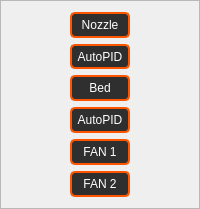
         <widget class="QFrame" name="frame_23">
          <property name="minimumSize">
           <size>
            <width>80</width>
            <height>0</height>
           </size>
          </property>
          <property name="maximumSize">
           <size>
            <width>200</width>
            <height>16777215</height>
           </size>
          </property>
          <property name="frameShape">
           <enum>QFrame::StyledPanel</enum>
          </property>
          <property name="frameShadow">
           <enum>QFrame::Raised</enum>
          </property>
          <layout class="QVBoxLayout" name="verticalLayout_7">
           <item alignment="Qt::AlignHCenter">
            <widget class="QPushButton" name="p88">
             <property name="enabled">
              <bool>true</bool>
             </property>
             <property name="minimumSize">
              <size>
               <width>60</width>
               <height>26</height>
              </size>
             </property>
             <property name="maximumSize">
              <size>
               <width>60</width>
               <height>26</height>
              </size>
             </property>
             <property name="font">
              <font>
               <pointsize>9</pointsize>
              </font>
             </property>
             <property name="styleSheet">
              <string notr="true">QPushButton {
background-color:rgb(47, 47, 47);
color: rgb(255, 255, 255);
border-style: solid;
border-radius:5px;
border-width:2px; 
border-color:rgb(255, 85, 0);
}
QPushButton:hover {
border-width:3px; 
border-color:rgb(255, 115, 30);
}
QPushButton:pressed {
background-color:rgb(255, 115, 30);
border-color: rgb(255, 195, 110);
border-width: 4px;     
}
QPushButton:disabled{
background-color: rgb(255, 149, 62);
color: rgb(83, 83, 83);
border-color:rgb(83, 83, 83);
}

</string>
             </property>
             <property name="text">
              <string>Nozzle</string>
             </property>
            </widget>
           </item>
           <item alignment="Qt::AlignHCenter">
            <widget class="QPushButton" name="p90">
             <property name="enabled">
              <bool>true</bool>
             </property>
             <property name="minimumSize">
              <size>
               <width>60</width>
               <height>25</height>
              </size>
             </property>
             <property name="maximumSize">
              <size>
               <width>60</width>
               <height>25</height>
              </size>
             </property>
             <property name="font">
              <font>
               <pointsize>9</pointsize>
              </font>
             </property>
             <property name="styleSheet">
              <string notr="true">QPushButton {
background-color:rgb(47, 47, 47);
color: rgb(255, 255, 255);
border-style: solid;
border-radius:5px;
border-width:2px; 
border-color:rgb(255, 85, 0);
}
QPushButton:hover {
border-width:3px; 
border-color:rgb(255, 115, 30);
}
QPushButton:pressed {
background-color:rgb(255, 115, 30);
border-color: rgb(255, 195, 110);
border-width: 4px;     
}
QPushButton:disabled{
background-color: rgb(255, 149, 62);
color: rgb(83, 83, 83);
border-color:rgb(83, 83, 83);
}

</string>
             </property>
             <property name="text">
              <string>AutoPID</string>
             </property>
            </widget>
           </item>
           <item alignment="Qt::AlignHCenter">
            <widget class="QPushButton" name="p89">
             <property name="enabled">
              <bool>true</bool>
             </property>
             <property name="minimumSize">
              <size>
               <width>60</width>
               <height>26</height>
              </size>
             </property>
             <property name="maximumSize">
              <size>
               <width>60</width>
               <height>26</height>
              </size>
             </property>
             <property name="font">
              <font>
               <pointsize>9</pointsize>
              </font>
             </property>
             <property name="styleSheet">
              <string notr="true">QPushButton {
background-color:rgb(47, 47, 47);
color: rgb(255, 255, 255);
border-style: solid;
border-radius:5px;
border-width:2px; 
border-color:rgb(255, 85, 0);
}
QPushButton:hover {
border-width:3px; 
border-color:rgb(255, 115, 30);
}
QPushButton:pressed {
background-color:rgb(255, 115, 30);
border-color: rgb(255, 195, 110);
border-width: 4px;     
}
QPushButton:disabled{
background-color: rgb(255, 149, 62);
color: rgb(83, 83, 83);
border-color:rgb(83, 83, 83);
}

</string>
             </property>
             <property name="text">
              <string>Bed</string>
             </property>
            </widget>
           </item>
           <item alignment="Qt::AlignHCenter">
            <widget class="QPushButton" name="p91">
             <property name="enabled">
              <bool>true</bool>
             </property>
             <property name="minimumSize">
              <size>
               <width>60</width>
               <height>26</height>
              </size>
             </property>
             <property name="maximumSize">
              <size>
               <width>60</width>
               <height>26</height>
              </size>
             </property>
             <property name="font">
              <font>
               <pointsize>9</pointsize>
              </font>
             </property>
             <property name="styleSheet">
              <string notr="true">QPushButton {
background-color:rgb(47, 47, 47);
color: rgb(255, 255, 255);
border-style: solid;
border-radius:5px;
border-width:2px; 
border-color:rgb(255, 85, 0);
}
QPushButton:hover {
border-width:3px; 
border-color:rgb(255, 115, 30);
}
QPushButton:pressed {
background-color:rgb(255, 115, 30);
border-color: rgb(255, 195, 110);
border-width: 4px;     
}
QPushButton:disabled{
background-color: rgb(255, 149, 62);
color: rgb(83, 83, 83);
border-color:rgb(83, 83, 83);
}

</string>
             </property>
             <property name="text">
              <string>AutoPID</string>
             </property>
            </widget>
           </item>
           <item alignment="Qt::AlignHCenter">
            <widget class="QPushButton" name="p25">
             <property name="enabled">
              <bool>true</bool>
             </property>
             <property name="minimumSize">
              <size>
               <width>60</width>
               <height>26</height>
              </size>
             </property>
             <property name="maximumSize">
              <size>
               <width>60</width>
               <height>26</height>
              </size>
             </property>
             <property name="font">
              <font>
               <pointsize>9</pointsize>
              </font>
             </property>
             <property name="styleSheet">
              <string notr="true">QPushButton {
background-color:rgb(47, 47, 47);
color: rgb(255, 255, 255);
border-style: solid;
border-radius:5px;
border-width:2px; 
border-color:rgb(255, 85, 0);
}
QPushButton:hover {
border-width:3px; 
border-color:rgb(255, 115, 30);
}
QPushButton:pressed {
background-color:rgb(255, 115, 30);
border-color: rgb(255, 195, 110);
border-width: 4px;     
}
QPushButton:disabled{
background-color: rgb(255, 149, 62);
color: rgb(83, 83, 83);
border-color:rgb(83, 83, 83);
}

</string>
             </property>
             <property name="text">
              <string>FAN 1</string>
             </property>
            </widget>
           </item>
           <item alignment="Qt::AlignHCenter">
            <widget class="QPushButton" name="p26">
             <property name="enabled">
              <bool>true</bool>
             </property>
             <property name="minimumSize">
              <size>
               <width>60</width>
               <height>26</height>
              </size>
             </property>
             <property name="maximumSize">
              <size>
               <width>60</width>
               <height>26</height>
              </size>
             </property>
             <property name="font">
              <font>
               <pointsize>9</pointsize>
              </font>
             </property>
             <property name="styleSheet">
              <string notr="true">QPushButton {
background-color:rgb(47, 47, 47);
color: rgb(255, 255, 255);
border-style: solid;
border-radius:5px;
border-width:2px; 
border-color:rgb(255, 85, 0);
}
QPushButton:hover {
border-width:3px; 
border-color:rgb(255, 115, 30);
}
QPushButton:pressed {
background-color:rgb(255, 115, 30);
border-color: rgb(255, 195, 110);
border-width: 4px;     
}
QPushButton:disabled{
background-color: rgb(255, 149, 62);
color: rgb(83, 83, 83);
border-color:rgb(83, 83, 83);
}

</string>
             </property>
             <property name="text">
              <string>FAN 2</string>
             </property>
            </widget>
           </item>
          </layout>
         </widget>
